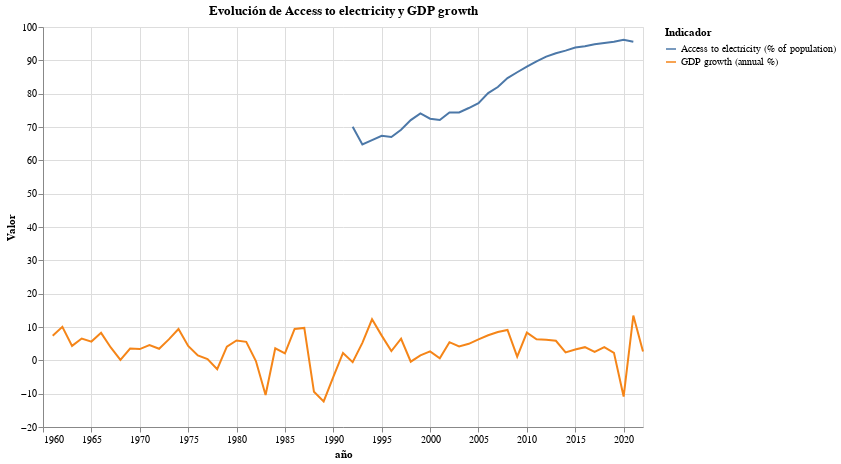

Notebook code for this chart:
### Code cell
# Supongamos que tienes tu DataFrame llamado 'df' con la estructura dada

# Filtrar las columnas necesarias
df_subset = base_pais[['año', 'Access to electricity (% of population)', 'GDP growth (annual %)']].copy()

# Convertir las columnas a formato numérico, reemplazando '..' con NaN
df_subset['Access to electricity (% of population)'] = pd.to_numeric(df_subset['Access to electricity (% of population)'], errors='coerce')
df_subset['GDP growth (annual %)'] = pd.to_numeric(df_subset['GDP growth (annual %)'], errors='coerce')

# Derretir el DataFrame para facilitar el gráfico
df_melted = df_subset.melt(id_vars=['año'], var_name='Indicador', value_name='Valor')

# Crear el gráfico de línea
chart = alt.Chart(df_melted).mark_line().encode(
    x='año:T',
    y='Valor:Q',
    color='Indicador:N'
).properties(
    width=600,
    height=400,
    title='Evolución de Access to electricity y GDP growth'
)

chart

### Figure 1 — Vega-Lite specification as saved in the notebook (floating-point values rounded to 4 significant figures)
{"config": {"view": {"continuousWidth": 300, "continuousHeight": 300}}, "data": {"name": "data-836539fea8efd27ae1dbbfcb70bba69a"}, "mark": {"type": "line"}, "encoding": {"color": {"field": "Indicador", "type": "nominal"}, "x": {"field": "año", "type": "temporal"}, "y": {"field": "Valor", "type": "quantitative"}}, "height": 400, "title": "Evolución de Access to electricity y GDP growth", "width": 600, "$schema": "https://vega.github.io/schema/vega-lite/v5.16.3.json", "datasets": {"data-836539fea8efd27ae1dbbfcb70bba69a": [{"año": "1960 ", "Indicador": "Access to electricity (% of population)", "Valor": null}, {"año": "1961 ", "Indicador": "Access to electricity (% of population)", "Valor": null}, {"año": "1962 ", "Indicador": "Access to electricity (% of population)", "Valor": null}, {"año": "1963 ", "Indicador": "Access to electricity (% of population)", "Valor": null}, {"año": "1964 ", "Indicador": "Access to electricity (% of population)", "Valor": null}, {"año": "1965 ", "Indicador": "Access to electricity (% of population)", "Valor": null}, {"año": "1966 ", "Indicador": "Access to electricity (% of population)", "Valor": null}, {"año": "1967 ", "Indicador": "Access to electricity (% of population)", "Valor": null}, {"año": "1968 ", "Indicador": "Access to electricity (% of population)", "Valor": null}, {"año": "1969 ", "Indicador": "Access to electricity (% of population)", "Valor": null}, {"año": "1970 ", "Indicador": "Access to electricity (% of population)", "Valor": null}, {"año": "1971 ", "Indicador": "Access to electricity (% of population)", "Valor": null}, {"año": "1972 ", "Indicador": "Access to electricity (% of population)", "Valor": null}, {"año": "1973 ", "Indicador": "Access to electricity (% of population)", "Valor": null}, {"año": "1974 ", "Indicador": "Access to electricity (% of population)", "Valor": null}, {"año": "1975 ", "Indicador": "Access to electricity (% of population)", "Valor": null}, {"año": "1976 ", "Indicador": "Access to electricity (% of population)", "Valor": null}, {"año": "1977 ", "Indicador": "Access to electricity (% of population)", "Valor": null}, {"año": "1978 ", "Indicador": "Access to electricity (% of population)", "Valor": null}, {"año": "1979 ", "Indicador": "Access to electricity (% of population)", "Valor": null}, {"año": "1980 ", "Indicador": "Access to electricity (% of population)", "Valor": null}, {"año": "1981 ", "Indicador": "Access to electricity (% of population)", "Valor": null}, {"año": "1982 ", "Indicador": "Access to electricity (% of population)", "Valor": null}, {"año": "1983 ", "Indicador": "Access to electricity (% of population)", "Valor": null}, {"año": "1984 ", "Indicador": "Access to electricity (% of population)", "Valor": null}, {"año": "1985 ", "Indicador": "Access to electricity (% of population)", "Valor": null}, {"año": "1986 ", "Indicador": "Access to electricity (% of population)", "Valor": null}, {"año": "1987 ", "Indicador": "Access to electricity (% of population)", "Valor": null}, {"año": "1988 ", "Indicador": "Access to electricity (% of population)", "Valor": null}, {"año": "1989 ", "Indicador": "Access to electricity (% of population)", "Valor": null}, {"año": "1990 ", "Indicador": "Access to electricity (% of population)", "Valor": null}, {"año": "1991 ", "Indicador": "Access to electricity (% of population)", "Valor": null}, {"año": "1992 ", "Indicador": "Access to electricity (% of population)", "Valor": 70.1}, {"año": "1993 ", "Indicador": "Access to electricity (% of population)", "Valor": 64.75}, {"año": "1994 ", "Indicador": "Access to electricity (% of population)", "Valor": 66.05}, {"año": "1995 ", "Indicador": "Access to electricity (% of population)", "Valor": 67.35}, {"año": "1996 ", "Indicador": "Access to electricity (% of population)", "Valor": 67.0}, {"año": "1997 ", "Indicador": "Access to electricity (% of population)", "Valor": 69.16}, {"año": "1998 ", "Indicador": "Access to electricity (% of population)", "Valor": 72.07}, {"año": "1999 ", "Indicador": "Access to electricity (% of population)", "Valor": 74.08}, {"año": "2000 ", "Indicador": "Access to electricity (% of population)", "Valor": 72.5}, {"año": "2001 ", "Indicador": "Access to electricity (% of population)", "Valor": 72.11}, {"año": "2002 ", "Indicador": "Access to electricity (% of population)", "Valor": 74.38}, {"año": "2003 ", "Indicador": "Access to electricity (% of population)", "Valor": 74.38}, {"año": "2004 ", "Indicador": "Access to electricity (% of population)", "Valor": 75.69}, {"año": "2005 ", "Indicador": "Access to electricity (% of population)", "Valor": 77.17}, {"año": "2006 ", "Indicador": "Access to electricity (% of population)", "Valor": 80.16}, {"año": "2007 ", "Indicador": "Access to electricity (% of population)", "Valor": 81.99}, {"año": "2008 ", "Indicador": "Access to electricity (% of population)", "Valor": 84.68}, {"año": "2009 ", "Indicador": "Access to electricity (% of population)", "Valor": 86.42}, {"año": "2010 ", "Indicador": "Access to electricity (% of population)", "Valor": 88.12}, {"año": "2011 ", "Indicador": "Access to electricity (% of population)", "Valor": 89.71}, {"año": "2012 ", "Indicador": "Access to electricity (% of population)", "Valor": 91.1}, {"año": "2013 ", "Indicador": "Access to electricity (% of population)", "Valor": 92.14}, {"año": "2014 ", "Indicador": "Access to electricity (% of population)", "Valor": 92.92}, {"año": "2015 ", "Indicador": "Access to electricity (% of population)", "Valor": 93.85}, {"año": "2016 ", "Indicador": "Access to electricity (% of population)", "Valor": 94.2}, {"año": "2017 ", "Indicador": "Access to electricity (% of population)", "Valor": 94.8}, {"año": "2018 ", "Indicador": "Access to electricity (% of population)", "Valor": 95.2}, {"año": "2019 ", "Indicador": "Access to electricity (% of population)", "Valor": 95.55}, {"año": "2020 ", "Indicador": "Access to electricity (% of population)", "Valor": 96.2}, {"año": "2021 ", "Indicador": "Access to electricity (% of population)", "Valor": 95.6}, {"año": "2022 ", "Indicador": "Access to electricity (% of population)", "Valor": null}, {"año": "1960 ", "Indicador": "GDP growth (annual %)", "Valor": null}, {"año": "1961 ", "Indicador": "GDP growth (annual %)", "Valor": 7.347}, {"año": "1962 ", "Indicador": "GDP growth (annual %)", "Valor": 10.04}, {"año": "1963 ", "Indicador": "GDP growth (annual %)", "Valor": 4.328}, {"año": "1964 ", "Indicador": "GDP growth (annual %)", "Valor": 6.548}, {"año": "1965 ", "Indicador": "GDP growth (annual %)", "Valor": 5.622}, {"año": "1966 ", "Indicador": "GDP growth (annual %)", "Valor": 8.239}, {"año": "1967 ", "Indicador": "GDP growth (annual %)", "Valor": 3.853}, {"año": "1968 ", "Indicador": "GDP growth (annual %)", "Valor": 0.1522}, {"año": "1969 ", "Indicador": "GDP growth (annual %)", "Valor": 3.514}, {"año": "1970 ", "Indicador": "GDP growth (annual %)", "Valor": 3.366}, {"año": "1971 ", "Indicador": "GDP growth (annual %)", "Valor": 4.591}, {"año": "1972 ", "Indicador": "GDP growth (annual %)", "Valor": 3.478}, {"año": "1973 ", "Indicador": "GDP growth (annual %)", "Valor": 6.277}, {"año": "1974 ", "Indicador": "GDP growth (annual %)", "Valor": 9.387}, {"año": "1975 ", "Indicador": "GDP growth (annual %)", "Valor": 4.301}, {"año": "1976 ", "Indicador": "GDP growth (annual %)", "Valor": 1.447}, {"año": "1977 ", "Indicador": "GDP growth (annual %)", "Valor": 0.3491}, {"año": "1978 ", "Indicador": "GDP growth (annual %)", "Valor": -2.643}, {"año": "1979 ", "Indicador": "GDP growth (annual %)", "Valor": 4.091}, {"año": "1980 ", "Indicador": "GDP growth (annual %)", "Valor": 5.943}, {"año": "1981 ", "Indicador": "GDP growth (annual %)", "Valor": 5.552}, {"año": "1982 ", "Indicador": "GDP growth (annual %)", "Valor": -0.2227}, {"año": "1983 ", "Indicador": "GDP growth (annual %)", "Valor": -10.41}, {"año": "1984 ", "Indicador": "GDP growth (annual %)", "Valor": 3.608}, {"año": "1985 ", "Indicador": "GDP growth (annual %)", "Valor": 2.061}, {"año": "1986 ", "Indicador": "GDP growth (annual %)", "Valor": 9.426}, {"año": "1987 ", "Indicador": "GDP growth (annual %)", "Valor": 9.726}, {"año": "1988 ", "Indicador": "GDP growth (annual %)", "Valor": -9.441}, {"año": "1989 ", "Indicador": "GDP growth (annual %)", "Valor": -12.31}, {"año": "1990 ", "Indicador": "GDP growth (annual %)", "Valor": -4.983}, {"año": "1991 ", "Indicador": "GDP growth (annual %)", "Valor": 2.219}, {"año": "1992 ", "Indicador": "GDP growth (annual %)", "Valor": -0.5405}, {"año": "1993 ", "Indicador": "GDP growth (annual %)", "Valor": 5.244}, {"año": "1994 ", "Indicador": "GDP growth (annual %)", "Valor": 12.31}, {"año": "1995 ", "Indicador": "GDP growth (annual %)", "Valor": 7.411}, {"año": "1996 ", "Indicador": "GDP growth (annual %)", "Valor": 2.799}, {"año": "1997 ", "Indicador": "GDP growth (annual %)", "Valor": 6.477}, {"año": "1998 ", "Indicador": "GDP growth (annual %)", "Valor": -0.3915}, {"año": "1999 ", "Indicador": "GDP growth (annual %)", "Valor": 1.495}, {"año": "2000 ", "Indicador": "GDP growth (annual %)", "Valor": 2.694}, {"año": "2001 ", "Indicador": "GDP growth (annual %)", "Valor": 0.6179}, {"año": "2002 ", "Indicador": "GDP growth (annual %)", "Valor": 5.454}, {"año": "2003 ", "Indicador": "GDP growth (annual %)", "Valor": 4.165}, {"año": "2004 ", "Indicador": "GDP growth (annual %)", "Valor": 4.958}, {"año": "2005 ", "Indicador": "GDP growth (annual %)", "Valor": 6.285}, {"año": "2006 ", "Indicador": "GDP growth (annual %)", "Valor": 7.529}, {"año": "2007 ", "Indicador": "GDP growth (annual %)", "Valor": 8.518}, {"año": "2008 ", "Indicador": "GDP growth (annual %)", "Valor": 9.127}, {"año": "2009 ", "Indicador": "GDP growth (annual %)", "Valor": 1.096}, {"año": "2010 ", "Indicador": "GDP growth (annual %)", "Valor": 8.332}, {"año": "2011 ", "Indicador": "GDP growth (annual %)", "Valor": 6.327}, {"año": "2012 ", "Indicador": "GDP growth (annual %)", "Valor": 6.14}, {"año": "2013 ", "Indicador": "GDP growth (annual %)", "Valor": 5.853}, {"año": "2014 ", "Indicador": "GDP growth (annual %)", "Valor": 2.382}, {"año": "2015 ", "Indicador": "GDP growth (annual %)", "Valor": 3.252}, {"año": "2016 ", "Indicador": "GDP growth (annual %)", "Valor": 3.953}, {"año": "2017 ", "Indicador": "GDP growth (annual %)", "Valor": 2.519}, {"año": "2018 ", "Indicador": "GDP growth (annual %)", "Valor": 3.969}, {"año": "2019 ", "Indicador": "GDP growth (annual %)", "Valor": 2.241}, {"año": "2020 ", "Indicador": "GDP growth (annual %)", "Valor": -10.87}, {"año": "2021 ", "Indicador": "GDP growth (annual %)", "Valor": 13.42}, {"año": "2022 ", "Indicador": "GDP growth (annual %)", "Valor": 2.684}]}}
